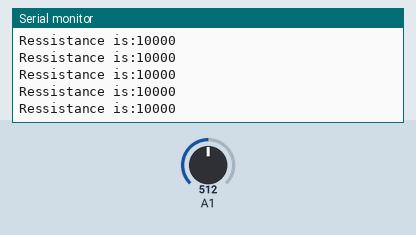
This sketch was run on a simulated Arduino Uno, built for the host (arithmetic inside an expression is 32-bit, double 64-bit). On the bench: the last lines printed to the serial monitor. The inputs (shaded band) are chosen by the test bench; at power-on: A1 = 512.

Above: at 1.2 s.
1.3 s: A1 set to 716
At 1.31 s:
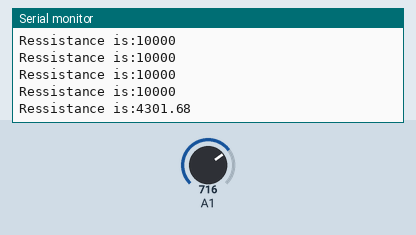
2.8 s: A1 set to 900
At 2.81 s:
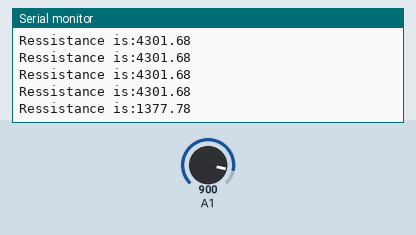
Timing chart, 0 to 5.8 s (numbered marks = the images above; inputs shaded):
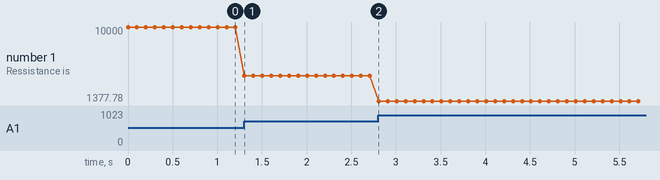

Measured:
- after the input at 1.3 s, the serial monitor: prints a new line at once (image 1)
- after the input at 2.8 s, the serial monitor: prints a new line at once (image 2)
- plotted number 1: 10000 → 4301.68 after the input at 1.3 s, 4301.68 → 1377.78 after the input at 2.8 s

The sketch:

Ressistor_calc.ino
```cpp
#include <ArduinoSTL.h>

using namespace std;
int volt = 5;
float vout = 0;
float buffer = 0;
float Ressistor = 10000;
float Ressistor_2 = 0;

void setup() {
  Serial.begin(9600);
}

void loop() {
  int reading = analogRead(A1);
  if (reading)
  {
    buffer = reading * volt;
    vout = (buffer) / 1024.0;
    buffer = (volt / vout) - 1;
    Ressistor_2 = Ressistor * buffer;

    cout << "Ressistance is:" << Ressistor_2 << endl;
    delay(100);
  }
}
```
